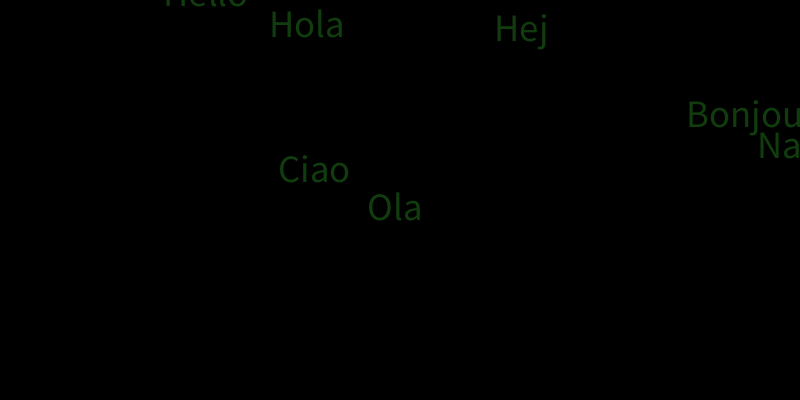
Frame 1 (no input)
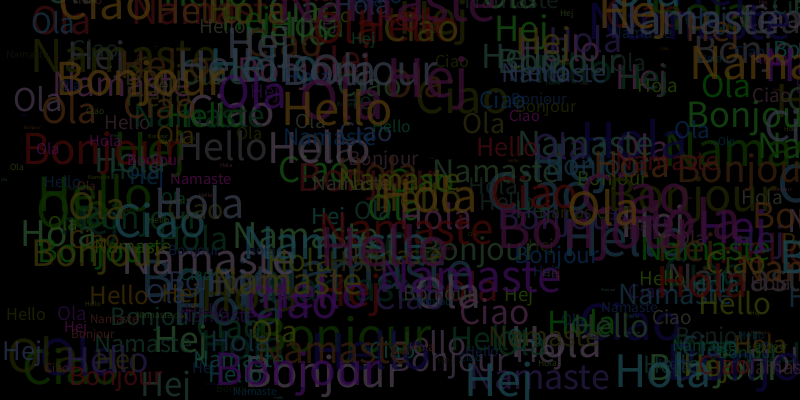
Frame 60 (the mouse pressed at the canvas centre just before this capture)
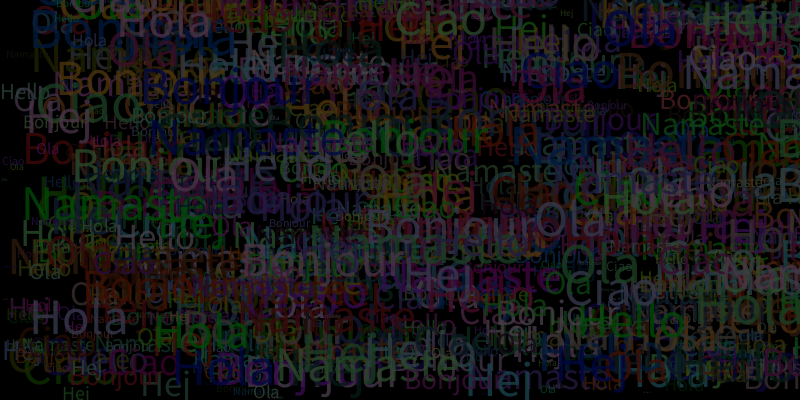
Frame 120 (the mouse held since frame 60 and released just before this capture)

The Processing sketch that drew these frames (run headless with seeded random() and noise(); from frame 60 on, the mouse is pressed at the canvas centre):

// Processing sketch: processing_14878
// ── processing_14878.pde

void setup() {
size(800,400);
background(0,0,0);
}

void draw() {
textSize(random(60));
fill(random(80),random(80),random(80),200);
text("Bonjour",random(800),random(400));  
text("Ola",random(800),random(400));
text("Hola",random(800),random(400));
text("Hello",random(800),random(400));
text("Ciao",random(800),random(400));
text("Hej",random(800),random(400));
text("Namaste",random(800),random(400)); 
}                                   
